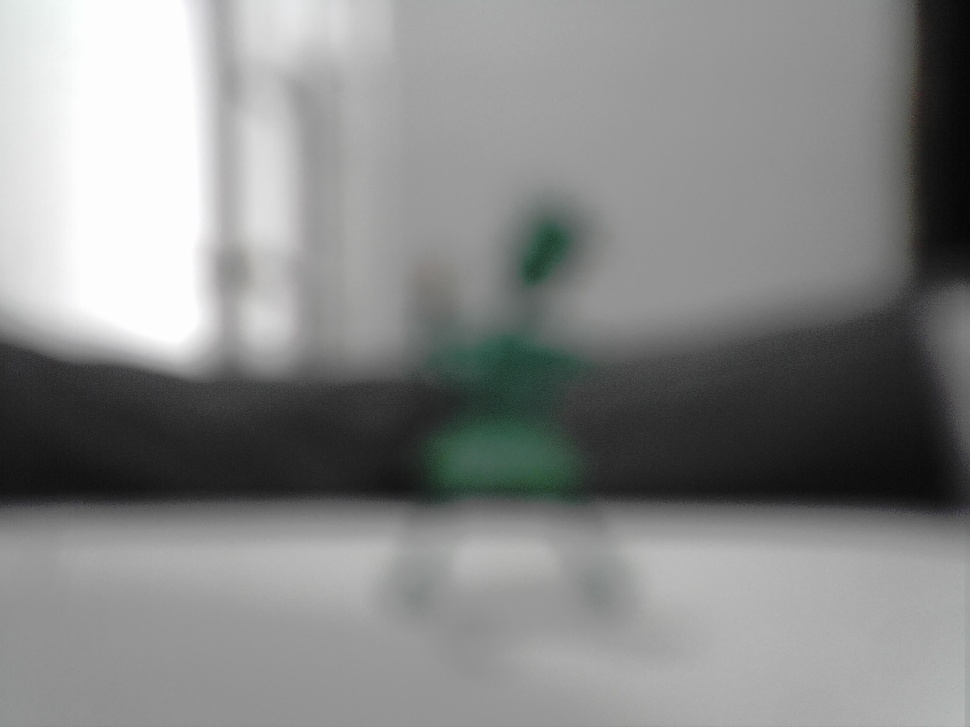
#> input picture picture_2026-03-14_12-23-21.jpg, 970 x 727 px, shrunk from 2592 x 1944 before the run
$ python capacitor_cathode_detection.py ../picture_2026-03-14_12-23-21.jpg
#> lines starting #> are read from the running program, lines starting #| are printed output that depends on the picture; after the words box and inside, x2 and y2 are one past the last pixel; in counts of white or black regions, pixels touching at a corner belong together
import sys
import cv2
import numpy as np

def detect_cathode_direction(image_path):
    """
    Detects the direction of the cathode (white stripe) on a capacitor.
    Uses a Contour Vector approach: isolates the boundary of the bright region
    and leverages symmetry. The symmetrical circular top cancels its own vectors out,
    leaving only the asymmetrical stripe to pull the vector exactly in its direction.
    Returns 8-way directions: 'top-left', 'top', 'top-right', 'left', 'right',
    'bottom-left', 'bottom', or 'bottom-right'.
    """
#> called with image_path = '../picture_2026-03-14_12-23-21.jpg'
    img = cv2.imread(image_path)
#> img is the input picture: shape (727, 970, 3); mean B, G, R 135.7, 136.3, 135.2
    if img is None:
        raise ValueError(f"Image '{image_path}' could not be loaded.")

    # Convert to grayscale and apply slight blur to reduce noise
    gray = cv2.cvtColor(img, cv2.COLOR_BGR2GRAY)
    blurred = cv2.GaussianBlur(gray, (5, 5), 0)

    # 1. Isolate bright regions
    _, bright_mask = cv2.threshold(blurred, 150, 255, cv2.THRESH_BINARY)
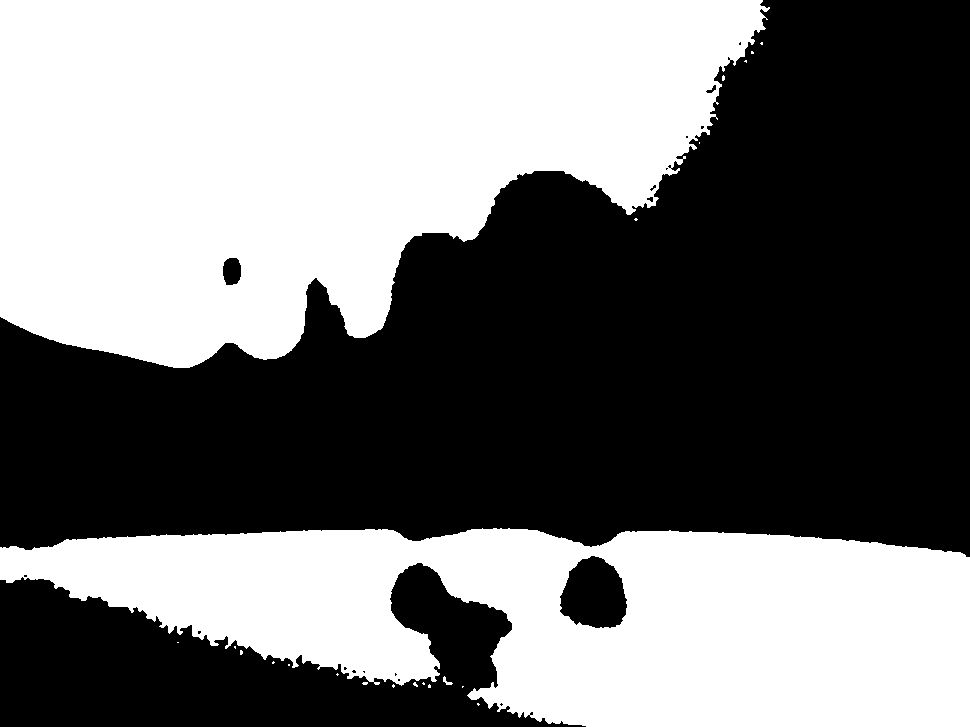
#> bright_mask: shape (727, 970); 46.9% white; 22 white regions (19 under 20 px), largest, box (x1, y1, x2, y2) and area: (0, 0, 770, 368) 200052, (0, 528, 970, 727) 130164, (443, 676, 453, 685) 37
    kernel = np.ones((5, 5), np.uint8)
    bright_mask = cv2.morphologyEx(bright_mask, cv2.MORPH_OPEN, kernel)
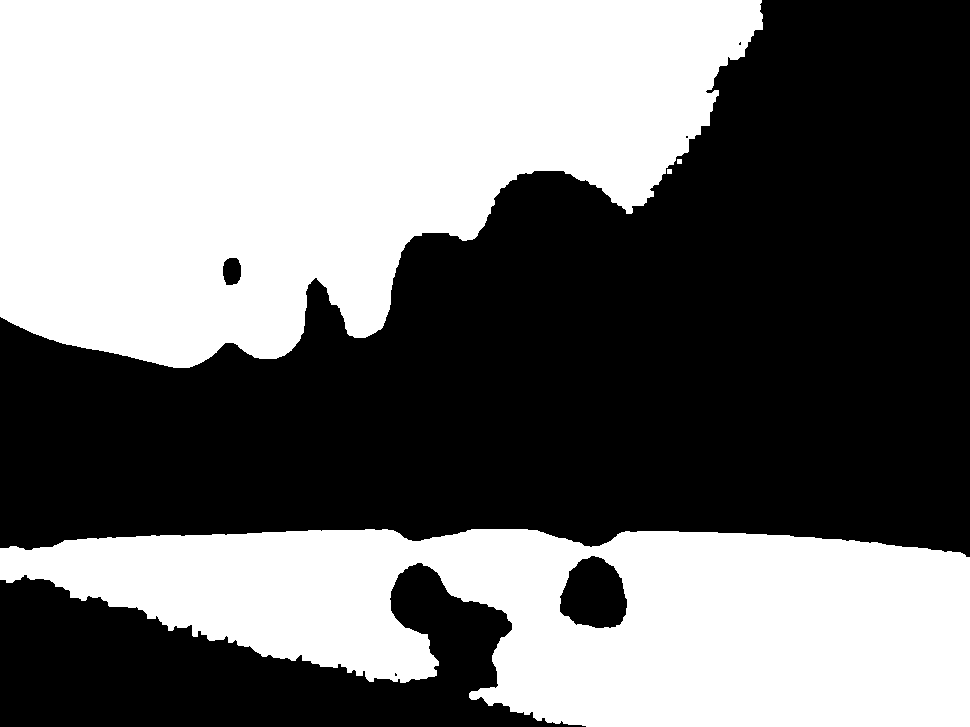
#> bright_mask: shape (727, 970); 46.7% white; 4 white regions

    # 2. Find the single largest contiguous bright blob (Silver Top + White Stripe)
    contours, _ = cv2.findContours(bright_mask, cv2.RETR_EXTERNAL, cv2.CHAIN_APPROX_SIMPLE)
#> contours = 4 contours, 2 with area under 20; largest, box (x1, y1, x2, y2) and area: (0, 0, 763, 368) 198780, (0, 529, 970, 727) 131854

    if not contours:
        print("unknown")
        return "unknown"

    largest_contour = max(contours, key=cv2.contourArea)
#> largest_contour = contour of 480 points, box (x1, y1, x2, y2) (0, 0, 763, 368), area 198780

    if cv2.contourArea(largest_contour) < 100:
        print("unknown")
        return "unknown"

    # 3. Find the centroid of the contour using image moments
    M = cv2.moments(largest_contour)
#> M = moments, m00 198780, centre m10/m00, m01/m00 = (309.5, 147.1)
    if M["m00"] == 0:
        print("unknown")
        return "unknown"

    cx = M["m10"] / M["m00"]
#> cx = 309.5
    cy = M["m01"] / M["m00"]
#> cy = 147.1

    # 4. Calculate a contour-based weighted vector
    # Reshape contour points to an easily iterable array of (x, y) coordinates
    contour_pts = largest_contour.reshape(-1, 2)
#> contour_pts = 480 pairs, first value 0 to 762, second value 0 to 367

    x_coords = contour_pts[:, 0]
#> x_coords = 480 values, max 762 at index 467, min 0 at index 0, mean 402.3
    y_coords = contour_pts[:, 1]
#> y_coords = 480 values, max 367 at index 98, min 0 at index 0, mean 249.2

    dx = x_coords - cx
#> dx = 480 values, max 452.5 at index 467, min -309.5 at index 0, mean 92.85
    dy = y_coords - cy
#> dy = 480 values, max 219.9 at index 98, min -147.1 at index 0, mean 102.1

    # Calculate distance of each contour point from the centroid
    distances = np.sqrt(dx**2 + dy**2)
#> distances = 480 values, max 474.9 at index 479, min 130 at index 175, mean 269.8

    # Weight each vector by the square of its distance.
    # This massively amplifies points that protrude outwards (the stripe)
    # while the symmetrical parts (the circle edges) naturally cancel each other out.
    weights = distances ** 2
#> weights = 480 values, max 225523.8 at index 479, min 16895.3 at index 175, mean 81421

    vec_x = np.sum(dx * weights)
#> vec_x = 6.21e+09
    vec_y = np.sum(dy * weights)
#> vec_y = 2.26e+09

    if vec_x == 0 and vec_y == 0:
        print("unknown")
        return "unknown"

    # Calculate final angle in degrees
    angle_deg = np.degrees(np.arctan2(vec_y, vec_x))
#> angle_deg = 19.98

    # Map angle to 8-way directions
    if -22.5 <= angle_deg < 22.5:
        direction = "right"
    elif 22.5 <= angle_deg < 67.5:
        direction = "bottom-right"
    elif 67.5 <= angle_deg < 112.5:
        direction = "bottom"
    elif 112.5 <= angle_deg < 157.5:
        direction = "bottom-left"
    elif angle_deg >= 157.5 or angle_deg < -157.5:
        direction = "left"
    elif -157.5 <= angle_deg < -112.5:
        direction = "top-left"
    elif -112.5 <= angle_deg < -67.5:
        direction = "top"
    elif -67.5 <= angle_deg < -22.5:
        direction = "top-right"
    else:
        direction = "unknown"

    print(direction)
    return direction

if __name__ == "__main__":
    # Read the image path from the command line argument if provided
    image_file = sys.argv[1] if len(sys.argv) > 1 else 'capacitor_0.jpg'

    try:
        direction = detect_cathode_direction(image_file)
        # Note: The function itself now prints the result so it will be visible
        # when imported and called from other scripts.
        # Left this print here untouched to strictly preserve everything else.
    except Exception as e:
        print(f"Error processing image: {e}")
